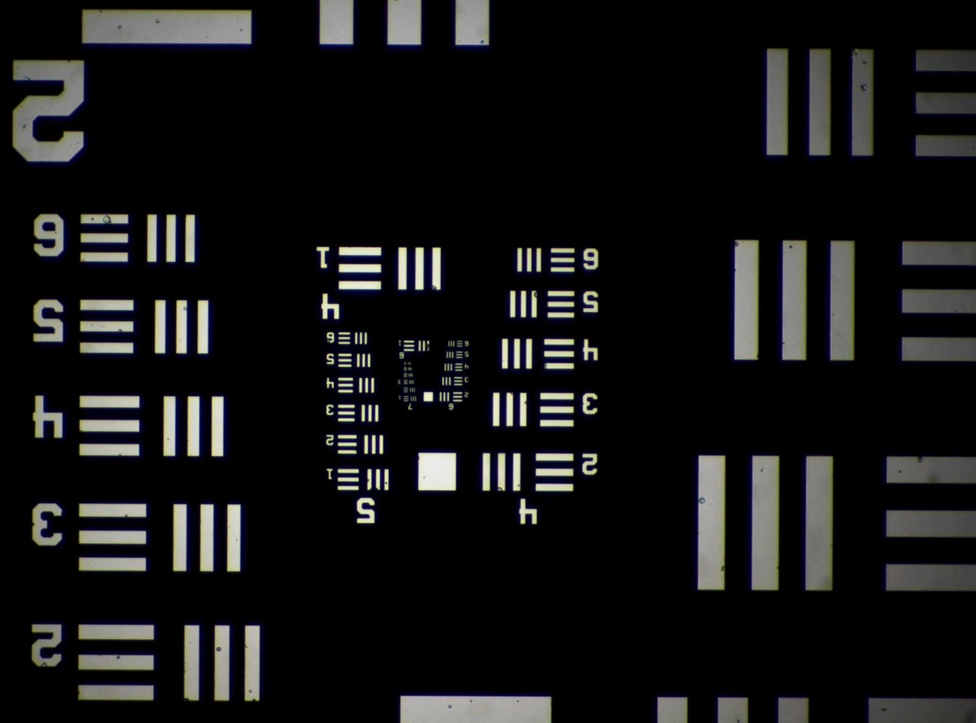
#> input picture data/20150319_fpm/USAF_1_2X_lightLevel6.jpg, 976 x 723 px, shrunk from 2080 x 1542 before the run
$ python usaf.py
#> lines starting #> are read from the running program, lines starting #| are printed output that depends on the picture
# This file shall operate on the usaf target image, in which it is known that the dimensions are 1.58 microns/pixel
# With this knowledge, we will try to remove certain spatial frequencies along particular directions (x/y) to verify that this is correct
# This will go a long way in correlating the wavevectors in the ultimate fpm project to the fourier transform dimensions.

import Image, numpy, pylab, matplotlib.cm as cm

## GLOBAL DEFINITIONS
pixel_size = 3.45	# actual dimension of camera sensor pixel
pi = 3.141592
magnification = 2.

# size of object we want to resolve
object_size = 20.0	# microns
print(object_size)
print("microns")

u = Image.open("./data/20150319_fpm/USAF_1_2X_lightLevel6.jpg").convert("L")
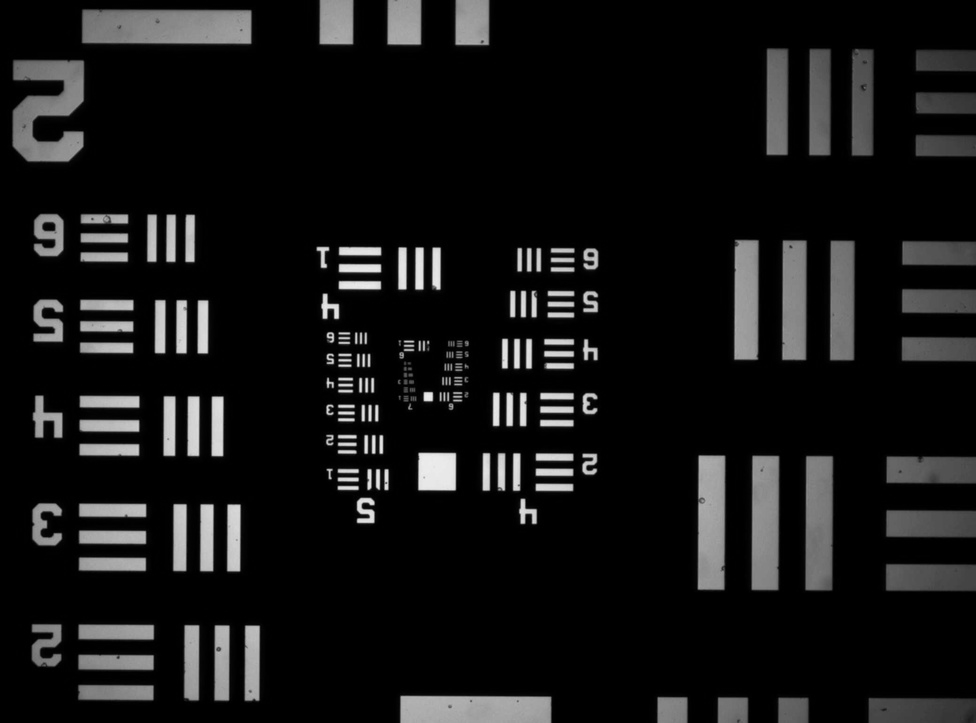
#> u: PIL image 976x723 L; min 0, max 238, mean 21.9

usaf = numpy.array(u)
usaf_width = usaf.shape[0]
#> usaf_width = 723
usaf_height = usaf.shape[1]
#> usaf_height = 976

def circular_mask(shape,centre,radius):
    """
    Return a boolean mask for a circular sector. The start/stop angles in
    `angle_range` should be given in clockwise order.
    """
    angle_range = [0,360]
    x,y = numpy.ogrid[:shape[0],:shape[1]]
    cx,cy = centre
    tmin,tmax = numpy.deg2rad(angle_range)
    # ensure stop angle > start angle
    if tmax < tmin:
            tmax += 2*numpy.pi
    # convert cartesian --> polar coordinates
    r2 = (x-cx)*(x-cx) + (y-cy)*(y-cy)
    theta = numpy.arctan2(x-cx,y-cy) - tmin
    # wrap angles between 0 and 2*pi
    theta %= (2*numpy.pi)
    # circular mask
    circmask = r2 <= radius*radius
    # angular mask
    anglemask = theta <= (tmax-tmin)
    return circmask*anglemask

def gaussian(x, offset, fwhm):
  # this one's taken and modified from http://stackoverflow.com/questions/14873203/plotting-of-1-dimensional-gaussian-distribution-function
  # 'x' is the 1-D space on which the gaussian function will be applied
  sig = fwhm/2.3548   # relating sigma and the FWHM http://mathworld.wolfram.com/GaussianFunction.html
  return (1./sig*numpy.power(2.*numpy.pi, 0.5))*numpy.exp(-numpy.power(x - offset, 2.) / (2. * numpy.power(sig, 2.)))

def gaussian_filter(centre, shape, width, h_max):
  # a 2d gaussian at centre (a tuple) and with width in both dimensions as 'width', with height h_max
  # The shape of the numpy array thus generated would be of shape 'shape' (tuple)
  x,y = numpy.ogrid[:shape[0],:shape[1]]
  gx = h_max*gaussian(x, shape[0]/2, width)
  gy = h_max*gaussian(y, shape[1]/2, width)

  return gx*gy


# next we define a band stop filter function ... which is just two circular masks of radius slightly higher and slightly lower than
# a particular frequency.. we will have two arguments, the "freqency" to stop and the spread of the frequency.
def band_stop(target_image, freq, spread):
  # find the center coordinates of the target_image
#> called with freq = 0.025, spread = 1
  center = [target_image.shape[0]/2, target_image.shape[1]/2]
#> center = [361.5, 488]

  # convert the 'frequency' into pixels
  nyquist_freq = 1.00/(2*pixel_size)		# units of micron-1, this is the max freqyency which can be resolved by this fft
  frequency = (1/magnification)*(freq/nyquist_freq)*(target_image.shape[1]/2)
#> frequency = 42.09

  # define two circular masks with radius (frequency - spread) and (frequency + spread)
  # inner = circular_mask(target_image.shape, center, (frequency - spread))
  # outer = circular_mask(target_image.shape, center, (frequency + spread))

  ## now apply these masks and generate the target fourier transform
  # first we find the fourier transform
  f = numpy.fft.fftshift(numpy.fft.fft2(target_image))

  # then we add together the result of applying both masks
  band_stopped_fft = numpy.copy(f)

  # [6 lines of commented-out code are left out]

  bs_filt = gaussian_filter(center, target_image.shape, frequency, 1) # 2*freq because it is symmetrical about the center and we're giving the spread
  band_stopped_fft = band_stopped_fft*bs_filt

  # display it so we know it's all good..
  pylab.figure()
  p = numpy.log(numpy.abs(band_stopped_fft) + 1)
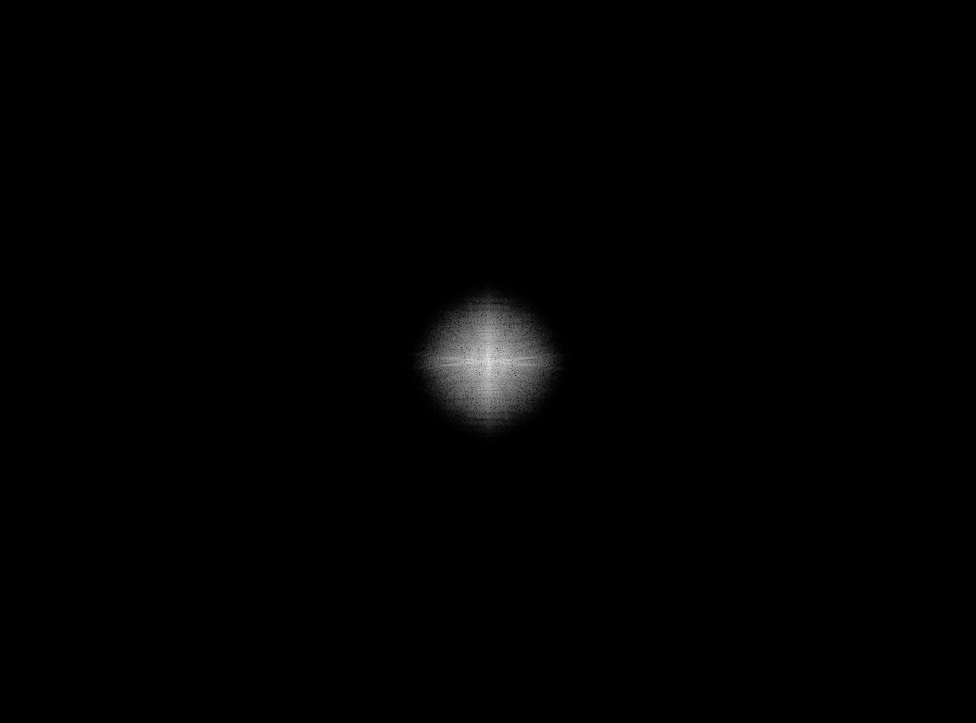
#> p: shape (723, 976) float64; min 0, max 12.62, mean 0.0864; drawn with min black and max white
  # p = numpy.log(numpy.abs(f_inner) + 1)
  pylab.imshow(p, cmap=cm.Greys_r)

  # then calculate the inverse fft of it and return..
  band_stopped_image = numpy.abs(numpy.fft.ifft2(numpy.fft.fftshift(band_stopped_fft)))
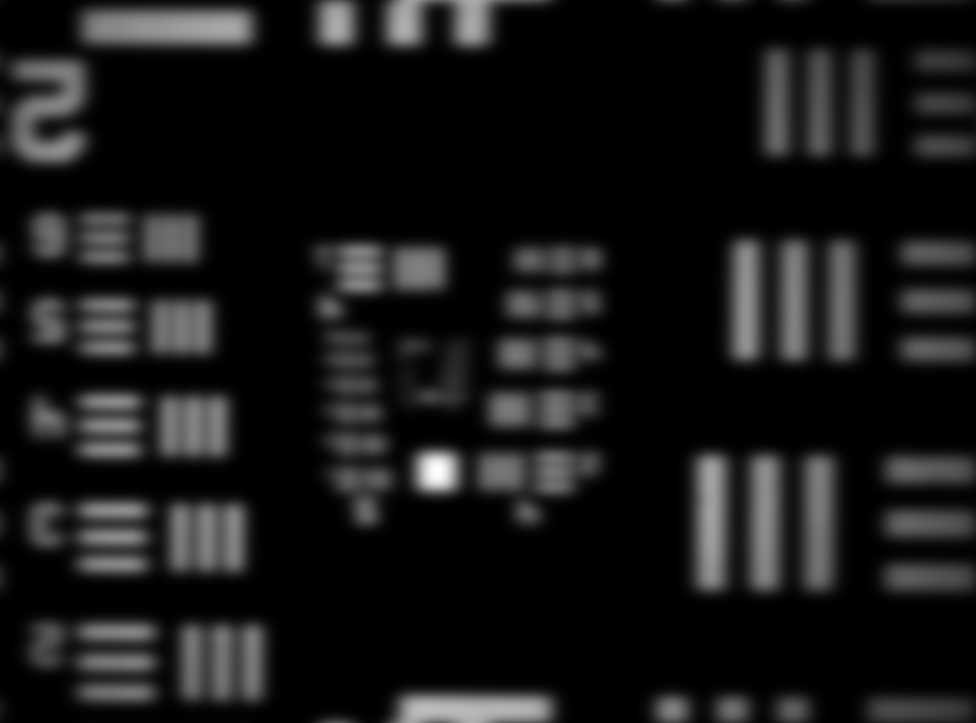
#> band_stopped_image: shape (723, 976) float64; min 0, max 4.42, mean 0.43; drawn with min black and max white

  # we then normalize all the values to (0,255)
  band_stopped_image = 255*band_stopped_image/(numpy.max(band_stopped_image))

  # return it..
  return band_stopped_image

## now the section where we apply everything..

# calculating the frequency corresponding to the object size we need...
object_frequency = 1.00/(2*object_size)		# again in micron-1

# then apply the circular frequency mask..
final_image = band_stop(usaf, object_frequency, 1)
final = Image.fromarray(final_image.astype(numpy.uint8))

# then display the filtered image
pylab.figure()
pylab.imshow(final, cmap=cm.Greys_r)
pylab.show()

$ run again, with data/20150319_fpm/USAF_1_10X-0.25NA_lightLevel6.jpg copied over data/20150319_fpm/USAF_1_2X_lightLevel6.jpg
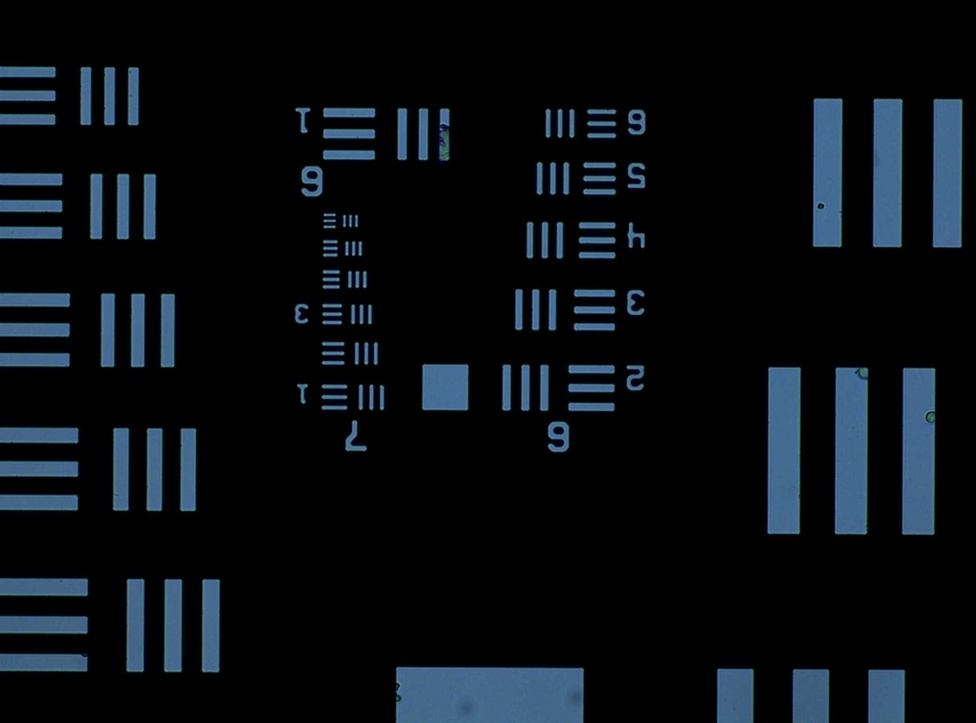
#> input picture data/20150319_fpm/USAF_1_10X-0.25NA_lightLevel6.jpg, 976 x 723 px, shrunk from 2080 x 1542 before the run
#> `u = Image.open("./data/20150319_fpm/USAF_1_2X_lightLevel6.jpg").conver..`:
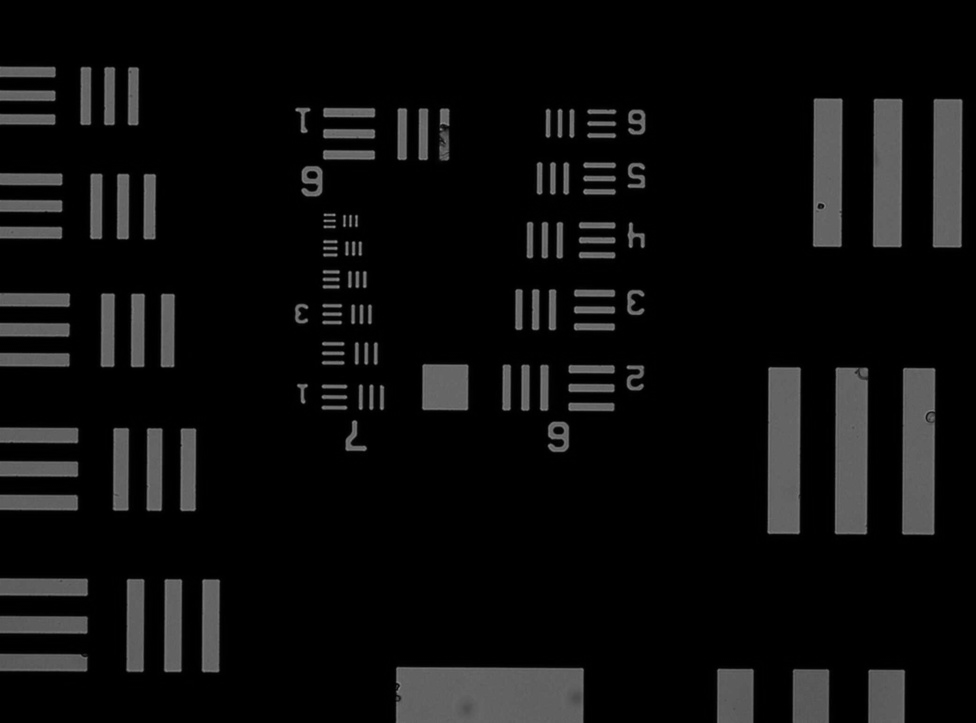
#> u: PIL image 976x723 L; min 0, max 153, mean 13.5
#> in band_stop, `band_stopped_image = numpy.abs(numpy.fft.ifft2(numpy.fft.fftshift(band..`:
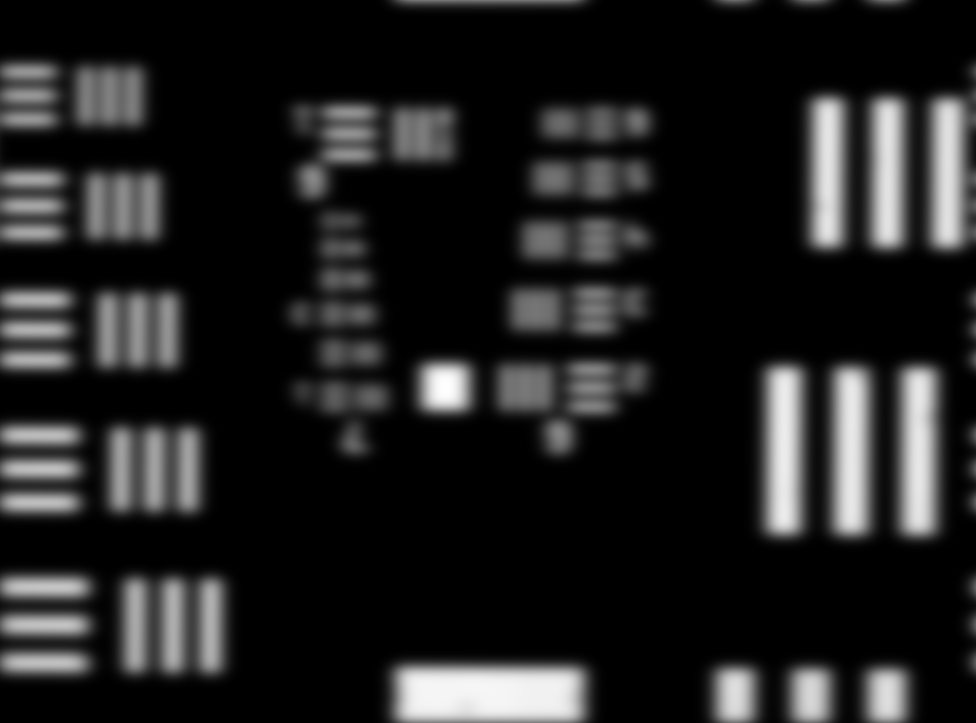
#> band_stopped_image: shape (723, 976) float64; min 0, max 2, mean 0.265; drawn with min black and max white

$ run again, with data/20150319_fpm/USAF_1_4X-0.1NA_lightLevel6.jpg copied over data/20150319_fpm/USAF_1_2X_lightLevel6.jpg
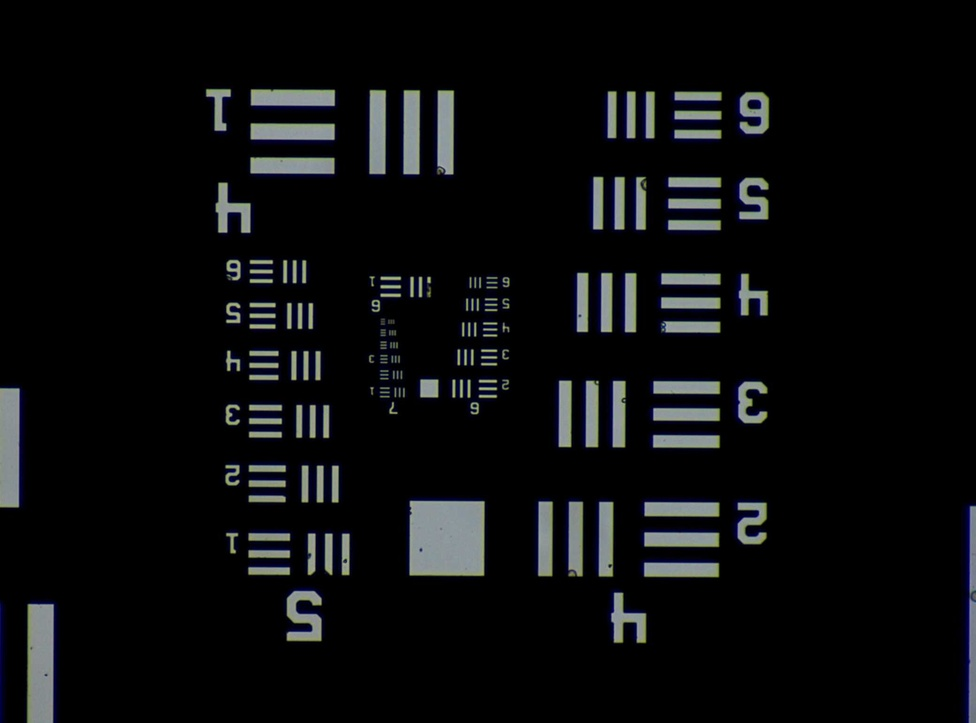
#> input picture data/20150319_fpm/USAF_1_4X-0.1NA_lightLevel6.jpg, 976 x 723 px, shrunk from 2080 x 1542 before the run
#> `u = Image.open("./data/20150319_fpm/USAF_1_2X_lightLevel6.jpg").conver..`:
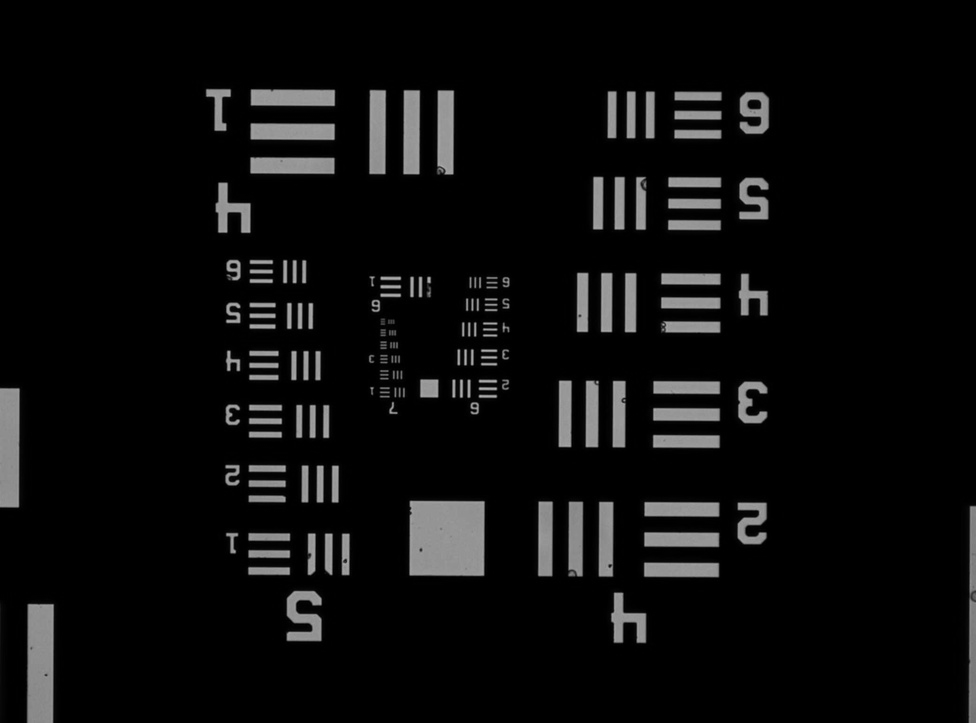
#> u: PIL image 976x723 L; min 0, max 181, mean 12.7
#> in band_stop, `band_stopped_image = numpy.abs(numpy.fft.ifft2(numpy.fft.fftshift(band..`:
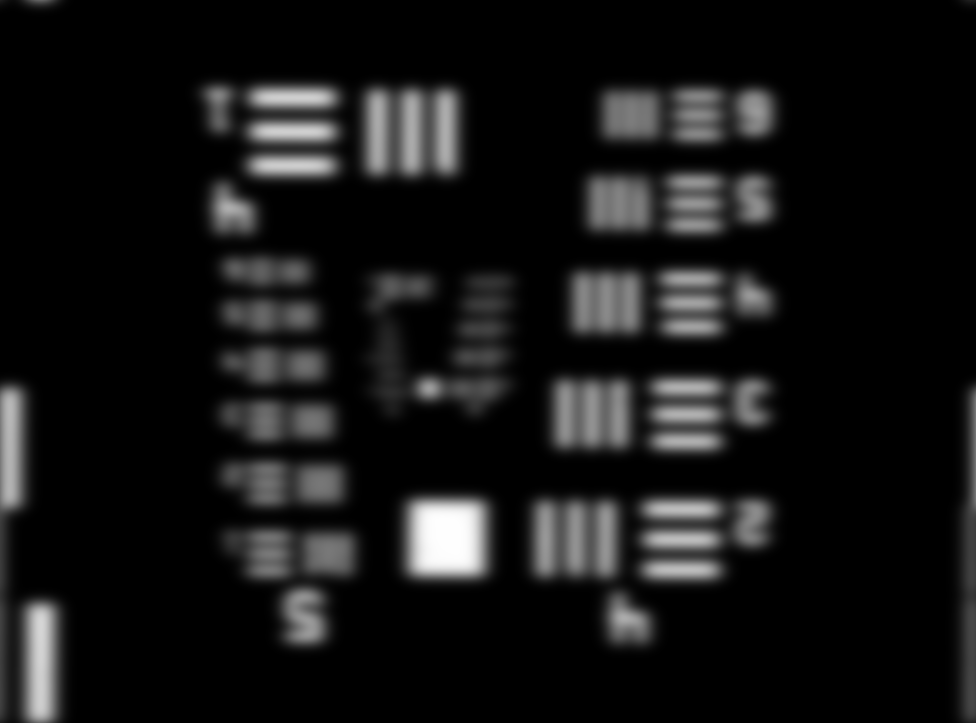
#> band_stopped_image: shape (723, 976) float64; min 0, max 2.91, mean 0.249; drawn with min black and max white
